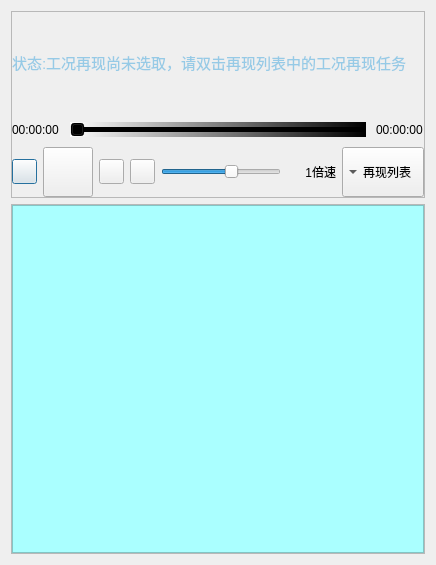
<?xml version="1.0" encoding="UTF-8"?>
<ui version="4.0">
 <class>RevertPlayer</class>
 <widget class="QDialog" name="RevertPlayer">
  <property name="geometry">
   <rect>
    <x>0</x>
    <y>0</y>
    <width>451</width>
    <height>575</height>
   </rect>
  </property>
  <property name="maximumSize">
   <size>
    <width>16777215</width>
    <height>16777215</height>
   </size>
  </property>
  <property name="windowTitle">
   <string>工况再现</string>
  </property>
  <layout class="QVBoxLayout" name="verticalLayout_4">
   <property name="sizeConstraint">
    <enum>QLayout::SetFixedSize</enum>
   </property>
   <item>
    <widget class="QFrame" name="framePlayer">
     <property name="sizePolicy">
      <sizepolicy hsizetype="Preferred" vsizetype="Fixed">
       <horstretch>0</horstretch>
       <verstretch>0</verstretch>
      </sizepolicy>
     </property>
     <property name="styleSheet">
      <string notr="true"/>
     </property>
     <property name="frameShape">
      <enum>QFrame::StyledPanel</enum>
     </property>
     <property name="frameShadow">
      <enum>QFrame::Raised</enum>
     </property>
     <layout class="QVBoxLayout" name="verticalLayout_3">
      <property name="spacing">
       <number>0</number>
      </property>
      <property name="margin">
       <number>0</number>
      </property>
      <item>
       <layout class="QVBoxLayout" name="verticalLayout_2">
        <property name="spacing">
         <number>10</number>
        </property>
        <item>
         <widget class="QLabel" name="labelMsg">
          <property name="minimumSize">
           <size>
            <width>0</width>
            <height>100</height>
           </size>
          </property>
          <property name="maximumSize">
           <size>
            <width>16777215</width>
            <height>100</height>
           </size>
          </property>
          <property name="styleSheet">
           <string notr="true">border-image: url(:pic/images/screen.png); 
border-width: 1px;
color:rgb(150, 202, 230);
border-radius:9px;    
border-width: 1px;
font: 11pt;
</string>
          </property>
          <property name="text">
           <string>状态:工况再现尚未选取，请双击再现列表中的工况再现任务</string>
          </property>
         </widget>
        </item>
        <item>
         <layout class="QHBoxLayout" name="horizontalLayout">
          <item>
           <widget class="QLabel" name="labelTime">
            <property name="minimumSize">
             <size>
              <width>48</width>
              <height>0</height>
             </size>
            </property>
            <property name="maximumSize">
             <size>
              <width>48</width>
              <height>16777215</height>
             </size>
            </property>
            <property name="text">
             <string>00:00:00</string>
            </property>
           </widget>
          </item>
          <item>
           <widget class="QSlider" name="sliderProgress">
            <property name="enabled">
             <bool>true</bool>
            </property>
            <property name="acceptDrops">
             <bool>false</bool>
            </property>
            <property name="autoFillBackground">
             <bool>false</bool>
            </property>
            <property name="styleSheet">
             <string notr="true">background-color: qlineargradient(spread:pad, x1:0, y1:0, x2:1, y2:0, stop:0 rgba(255, 255, 255, 255), stop:1 rgba(0, 0, 0, 255));</string>
            </property>
            <property name="maximum">
             <number>10000000</number>
            </property>
            <property name="orientation">
             <enum>Qt::Horizontal</enum>
            </property>
            <property name="invertedControls">
             <bool>false</bool>
            </property>
           </widget>
          </item>
          <item>
           <widget class="QLabel" name="labelTimeTotle">
            <property name="minimumSize">
             <size>
              <width>48</width>
              <height>0</height>
             </size>
            </property>
            <property name="maximumSize">
             <size>
              <width>48</width>
              <height>16777215</height>
             </size>
            </property>
            <property name="text">
             <string>00:00:00</string>
            </property>
           </widget>
          </item>
         </layout>
        </item>
        <item>
         <layout class="QHBoxLayout" name="horizontalLayout_4">
          <property name="spacing">
           <number>6</number>
          </property>
          <item>
           <layout class="QHBoxLayout" name="horizontalLayout_3">
            <item>
             <widget class="QPushButton" name="buttonBackward">
              <property name="minimumSize">
               <size>
                <width>25</width>
                <height>25</height>
               </size>
              </property>
              <property name="maximumSize">
               <size>
                <width>25</width>
                <height>25</height>
               </size>
              </property>
              <property name="cursor">
               <cursorShape>PointingHandCursor</cursorShape>
              </property>
              <property name="toolTip">
               <string/>
              </property>
              <property name="statusTip">
               <string/>
              </property>
              <property name="whatsThis">
               <string/>
              </property>
              <property name="styleSheet">
               <string notr="true">border-image: url(:pic/images/快退.PNG);</string>
              </property>
              <property name="text">
               <string/>
              </property>
             </widget>
            </item>
            <item>
             <widget class="QPushButton" name="buttonStartPause">
              <property name="minimumSize">
               <size>
                <width>50</width>
                <height>50</height>
               </size>
              </property>
              <property name="maximumSize">
               <size>
                <width>50</width>
                <height>50</height>
               </size>
              </property>
              <property name="cursor">
               <cursorShape>PointingHandCursor</cursorShape>
              </property>
              <property name="toolTip">
               <string/>
              </property>
              <property name="whatsThis">
               <string/>
              </property>
              <property name="styleSheet">
               <string notr="true">border-image: url(:pic/images/播放.PNG);</string>
              </property>
              <property name="text">
               <string/>
              </property>
             </widget>
            </item>
            <item>
             <widget class="QPushButton" name="buttonForward">
              <property name="minimumSize">
               <size>
                <width>25</width>
                <height>25</height>
               </size>
              </property>
              <property name="maximumSize">
               <size>
                <width>25</width>
                <height>25</height>
               </size>
              </property>
              <property name="cursor">
               <cursorShape>PointingHandCursor</cursorShape>
              </property>
              <property name="toolTip">
               <string/>
              </property>
              <property name="statusTip">
               <string/>
              </property>
              <property name="whatsThis">
               <string/>
              </property>
              <property name="styleSheet">
               <string notr="true">border-image: url(:pic/images/快进.PNG);</string>
              </property>
              <property name="text">
               <string/>
              </property>
             </widget>
            </item>
            <item>
             <widget class="QPushButton" name="buttonStop">
              <property name="minimumSize">
               <size>
                <width>25</width>
                <height>25</height>
               </size>
              </property>
              <property name="maximumSize">
               <size>
                <width>25</width>
                <height>25</height>
               </size>
              </property>
              <property name="cursor">
               <cursorShape>PointingHandCursor</cursorShape>
              </property>
              <property name="toolTip">
               <string/>
              </property>
              <property name="whatsThis">
               <string/>
              </property>
              <property name="styleSheet">
               <string notr="true">border-image: url(:pic/images/停止.PNG);</string>
              </property>
              <property name="text">
               <string/>
              </property>
             </widget>
            </item>
           </layout>
          </item>
          <item>
           <layout class="QHBoxLayout" name="horizontalLayout_2">
            <property name="spacing">
             <number>0</number>
            </property>
            <item>
             <widget class="QSlider" name="sliderSpeed">
              <property name="sizePolicy">
               <sizepolicy hsizetype="Fixed" vsizetype="Fixed">
                <horstretch>0</horstretch>
                <verstretch>0</verstretch>
               </sizepolicy>
              </property>
              <property name="minimumSize">
               <size>
                <width>120</width>
                <height>0</height>
               </size>
              </property>
              <property name="maximumSize">
               <size>
                <width>120</width>
                <height>16777215</height>
               </size>
              </property>
              <property name="minimum">
               <number>-3</number>
              </property>
              <property name="maximum">
               <number>2</number>
              </property>
              <property name="pageStep">
               <number>1</number>
              </property>
              <property name="orientation">
               <enum>Qt::Horizontal</enum>
              </property>
             </widget>
            </item>
            <item>
             <widget class="QLabel" name="labelSpeed">
              <property name="minimumSize">
               <size>
                <width>55</width>
                <height>0</height>
               </size>
              </property>
              <property name="maximumSize">
               <size>
                <width>55</width>
                <height>16777215</height>
               </size>
              </property>
              <property name="text">
               <string>1倍速</string>
              </property>
              <property name="alignment">
               <set>Qt::AlignRight|Qt::AlignTrailing|Qt::AlignVCenter</set>
              </property>
             </widget>
            </item>
           </layout>
          </item>
          <item>
           <spacer name="horizontalSpacer">
            <property name="orientation">
             <enum>Qt::Horizontal</enum>
            </property>
            <property name="sizeHint" stdset="0">
             <size>
              <width>0</width>
              <height>20</height>
             </size>
            </property>
           </spacer>
          </item>
          <item>
           <widget class="QToolButton" name="buttonListRevert">
            <property name="sizePolicy">
             <sizepolicy hsizetype="Fixed" vsizetype="Expanding">
              <horstretch>0</horstretch>
              <verstretch>0</verstretch>
             </sizepolicy>
            </property>
            <property name="minimumSize">
             <size>
              <width>0</width>
              <height>0</height>
             </size>
            </property>
            <property name="maximumSize">
             <size>
              <width>16777215</width>
              <height>16777215</height>
             </size>
            </property>
            <property name="text">
             <string>再现列表</string>
            </property>
            <property name="autoExclusive">
             <bool>false</bool>
            </property>
            <property name="toolButtonStyle">
             <enum>Qt::ToolButtonTextBesideIcon</enum>
            </property>
            <property name="autoRaise">
             <bool>false</bool>
            </property>
            <property name="arrowType">
             <enum>Qt::DownArrow</enum>
            </property>
           </widget>
          </item>
         </layout>
        </item>
       </layout>
      </item>
     </layout>
    </widget>
   </item>
   <item>
    <widget class="QFrame" name="frameRevertList">
     <property name="minimumSize">
      <size>
       <width>0</width>
       <height>350</height>
      </size>
     </property>
     <property name="maximumSize">
      <size>
       <width>16777215</width>
       <height>350</height>
      </size>
     </property>
     <property name="frameShape">
      <enum>QFrame::StyledPanel</enum>
     </property>
     <property name="frameShadow">
      <enum>QFrame::Raised</enum>
     </property>
     <layout class="QVBoxLayout" name="verticalLayout">
      <property name="margin">
       <number>0</number>
      </property>
      <item>
       <widget class="QTableWidget" name="listRevert">
        <property name="mouseTracking">
         <bool>true</bool>
        </property>
        <property name="styleSheet">
         <string notr="true">background-color: rgb(170, 255, 255);
font: 12pt &quot;仿宋&quot;;</string>
        </property>
        <property name="editTriggers">
         <set>QAbstractItemView::NoEditTriggers</set>
        </property>
        <property name="selectionMode">
         <enum>QAbstractItemView::SingleSelection</enum>
        </property>
        <property name="selectionBehavior">
         <enum>QAbstractItemView::SelectRows</enum>
        </property>
        <property name="showGrid">
         <bool>false</bool>
        </property>
        <attribute name="horizontalHeaderVisible">
         <bool>false</bool>
        </attribute>
        <attribute name="horizontalHeaderStretchLastSection">
         <bool>true</bool>
        </attribute>
        <attribute name="verticalHeaderVisible">
         <bool>false</bool>
        </attribute>
       </widget>
      </item>
     </layout>
    </widget>
   </item>
  </layout>
 </widget>
 <resources>
  <include location="../SimuTrainee.qrc"/>
 </resources>
 <connections/>
</ui>
